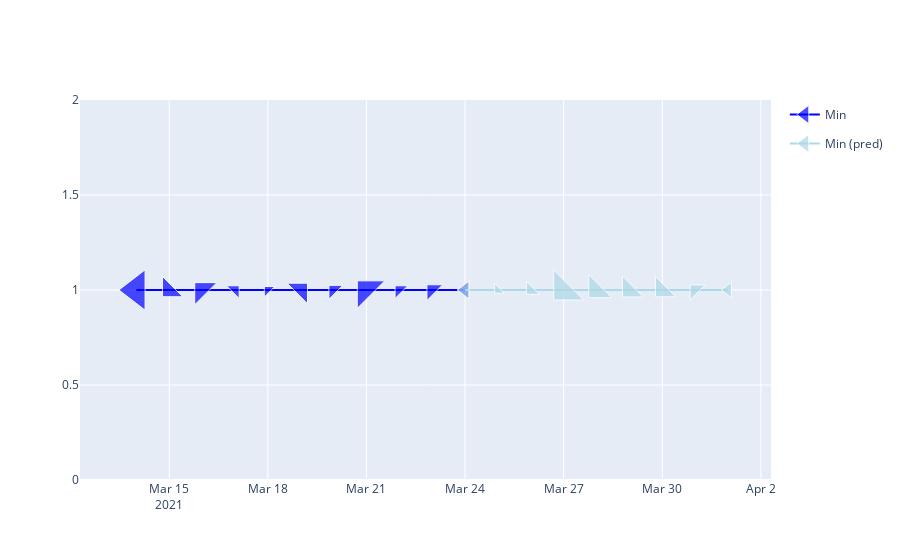

Notebook code for this chart:
### Code cell
# show the graphs

#split the data into observations and predictions
today = date.today()
df1 = df[pd.to_datetime(df['applicable_date']) <= pd.to_datetime(today)]
df2 = df[pd.to_datetime(df['applicable_date']) >= pd.to_datetime(today)]

# the title will be
title = f"{city_data['title']} ({city_data['location_type']}), temperature"

# the observations are represented with darker colours
fig = go.Figure()
fig.add_trace(go.Scatter(x=df1.applicable_date, y=df1.one, marker_symbol=df1.winddir,
                         marker_size=df1.wind_speed*3,
                         name = 'Min', line = {'color':'blue'},legendgroup=0))

# the predictions are represented with lighter colours
fig.add_trace(go.Scatter(x=df2.applicable_date, y=df2.one, marker_symbol=df2.winddir,
                         marker_size=df2.wind_speed*3,
                         name = 'Min (pred)', line = {'color':'lightblue'},legendgroup=1))
fig.show()

### Figure 1 — Plotly figure (JSON) as saved in the notebook; plotly's stock layout.template omitted (floating-point values rounded to 4 significant figures)
{"data": [{"legendgroup": "0", "line": {"color": "blue"}, "marker": {"size": [34.88, 22.53, 24.56, 14.07, 11.8, 22.76, 15.52, 30.55, 14.17, 17.51, 15.49], "symbol": [7, 11, 12, 9, 12, 9, 12, 12, 12, 12, 7]}, "name": "Min", "type": "scatter", "x": ["2021-03-14", "2021-03-15", "2021-03-16", "2021-03-17", "2021-03-18", "2021-03-19", "2021-03-20", "2021-03-21", "2021-03-22", "2021-03-23", "2021-03-24"], "y": [1, 1, 1, 1, 1, 1, 1, 1, 1, 1, 1]}, {"legendgroup": "1", "line": {"color": "lightblue"}, "marker": {"size": [15.49, 10.83, 14.45, 33.31, 25.85, 23.21, 22.65, 16.84, 13.51], "symbol": [7, 11, 11, 11, 11, 11, 11, 12, 7]}, "name": "Min (pred)", "type": "scatter", "x": ["2021-03-24", "2021-03-25", "2021-03-26", "2021-03-27", "2021-03-28", "2021-03-29", "2021-03-30", "2021-03-31", "2021-04-01"], "y": [1, 1, 1, 1, 1, 1, 1, 1, 1]}], "layout": {}}
